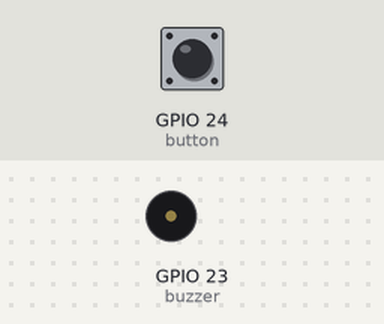
Simulated run of this program. Board: Raspberry Pi (BCM pin numbers). On the bench: buzzer (waves = sounding, pin HIGH). Inputs (shaded band) come from the test bench; at power-on: GPIO 24 (button) HIGH.

Above: at 1.2 s.
1.3 s: GPIO 24 (button) pulled LOW for 0.15 s
At 1.37 s:
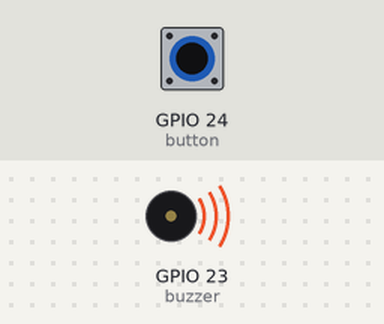
2.9 s: GPIO 24 (button) pulled LOW for 3.2 s
At 6.7 s:
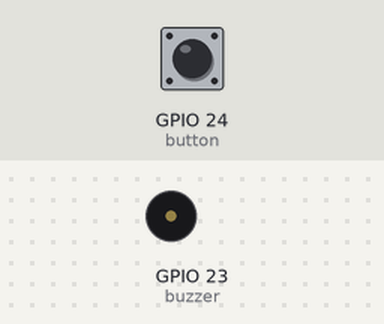
Timing chart, 0 to 8.2 s (numbered marks = the images above; inputs shaded):
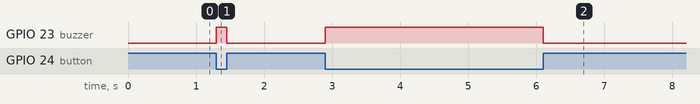

The program:

buzzer_gpio.py
```python
from gpiozero import Buzzer, Button

button = Button(24) # Brancher le boutton sur le pin 24 (input Pullup)
buzzer = Buzzer(23) # Brancher le buzzer sur le pin 23

while True:
    button.wait_for_active()
    buzzer.on()
    button.wait_for_inactive()
    buzzer.off()
```

Measured:
- after the input at 1.3 s, GPIO 23 (buzzer): LOW → HIGH at once, → LOW 0.15 s later
- after the input at 2.9 s, GPIO 23 (buzzer): LOW → HIGH at once, → LOW 3.2 s later
